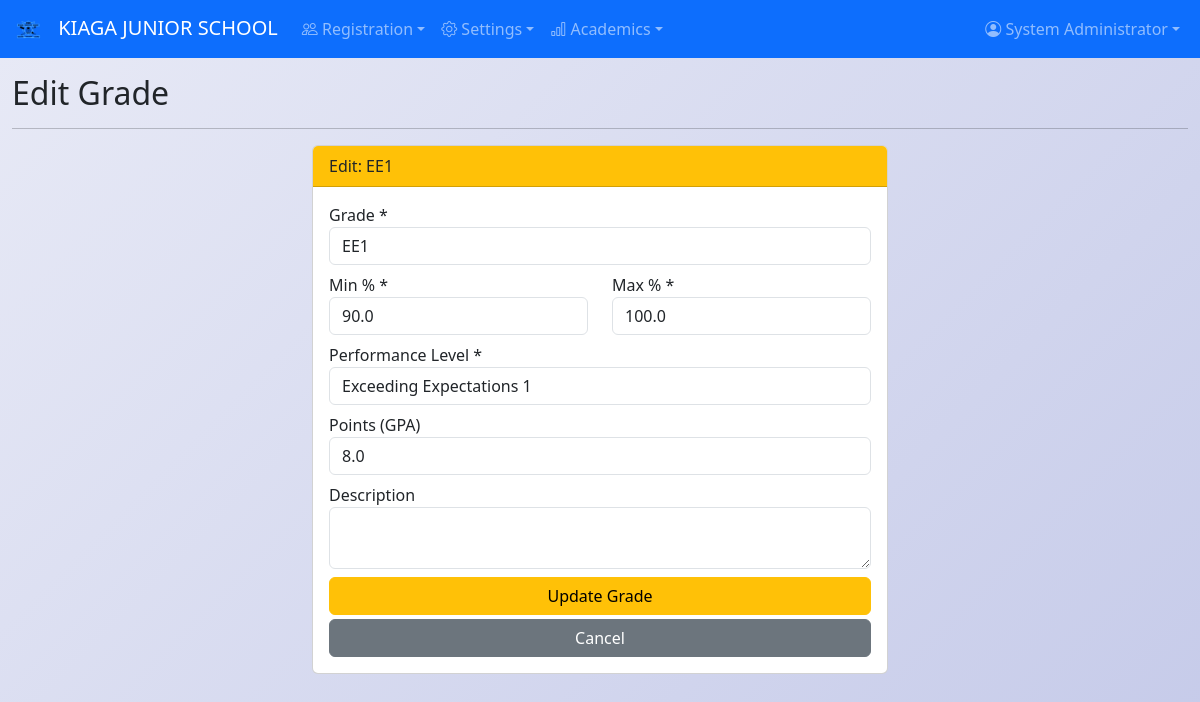
The app's page /grades/edit/1 (signed in) with its own data.
### app.py (models this page shows, shortened)
class SchoolSettings(db.Model):
    id = db.Column(db.Integer, primary_key=True)
    school_name = db.Column(db.String(200), nullable=False, default='My School')
    school_address = db.Column(db.Text, nullable=True)
    school_phone = db.Column(db.String(50), nullable=True)
    school_email = db.Column(db.String(120), nullable=True)
    school_motto = db.Column(db.String(200), nullable=True)
    principal_name = db.Column(db.String(100), nullable=True)
    principal_title = db.Column(db.String(100), nullable=True, default='Principal')
    city = db.Column(db.String(100), nullable=True)
    logo_url = db.Column(db.String(500), nullable=True)
    po_box = db.Column(db.String(100), nullable=True)
    term_begins = db.Column(db.String(20), nullable=True)
    closing_date = db.Column(db.String(20), nullable=True)

class User(UserMixin, db.Model):
    id = db.Column(db.Integer, primary_key=True)
    username = db.Column(db.String(80), unique=True, nullable=False)
    email = db.Column(db.String(120), unique=True, nullable=True)
    password_hash = db.Column(db.String(200), nullable=False)
    role = db.Column(db.String(20), nullable=False, default='Teacher')
    full_name = db.Column(db.String(100), nullable=False)
    created_at = db.Column(db.DateTime, default=datetime.utcnow)

class GradeSetting(db.Model):
    id = db.Column(db.Integer, primary_key=True)
    grade = db.Column(db.String(5), nullable=False)
    min_percentage = db.Column(db.Float, nullable=False)
    max_percentage = db.Column(db.Float, nullable=False)
    performance_level = db.Column(db.String(50), nullable=False)
    description = db.Column(db.String(200), nullable=True)
    points = db.Column(db.Float, nullable=True)

### app.py (the view, shortened to what this page needs)
@app.route('/grades/edit/<int:id>', methods=['GET', 'POST'])
@admin_required
def edit_grade(id):
    g = GradeSetting.query.get_or_404(id)
    return render_template('edit_grade.html', grade=g)

### app.py (called while the page is built)
def admin_required(f):
    @wraps(f)
    @login_required
    def wrap(*args, **kwargs):
        if current_user.role != 'Admin':
            flash('Access denied. Admin only.', 'danger')
            return redirect(url_for('dashboard'))
        return f(*args, **kwargs)
    return wrap

@login_manager.user_loader
def load_user(user_id):
    return User.query.get(int(user_id))

@app.context_processor
def inject_school_settings():
    s = SchoolSettings.query.first()
    if not s:
        s = SchoolSettings(school_name='My School')
        db.session.add(s)
        db.session.commit()
    gs = GradeSetting.query.order_by(GradeSetting.min_percentage.desc()).all()
    return dict(school=s, grade_settings=gs)

### templates/edit_grade.html
{% extends "base.html" %}{% block title %}- Edit Grade{% endblock %}{% block content %}
<h2>Edit Grade</h2><hr>
<div class="row"><div class="col-md-6 mx-auto">
<div class="card"><div class="card-header bg-warning">Edit: {{ grade.grade }}</div>
<div class="card-body">
<form method="POST">
<div class="mb-2"><label>Grade *</label><input type="text" name="grade" class="form-control" value="{{ grade.grade }}" required></div>
<div class="row mb-2"><div class="col"><label>Min % *</label><input type="number" name="min_percentage" class="form-control" value="{{ grade.min_percentage }}" step="0.01" required></div>
<div class="col"><label>Max % *</label><input type="number" name="max_percentage" class="form-control" value="{{ grade.max_percentage }}" step="0.01" required></div></div>
<div class="mb-2"><label>Performance Level *</label><input type="text" name="performance_level" class="form-control" value="{{ grade.performance_level }}" required></div>
<div class="mb-2"><label>Points (GPA)</label><input type="number" name="points" class="form-control" value="{{ grade.points or '' }}" step="0.5"></div>
<div class="mb-2"><label>Description</label><textarea name="description" class="form-control" rows="2">{{ grade.description or '' }}</textarea></div>
<button type="submit" class="btn btn-warning w-100">Update Grade</button>
<a href="{{ url_for('grades') }}" class="btn btn-secondary w-100 mt-1">Cancel</a>
</form></div></div></div></div>
{% endblock %}

### templates/base.html (shortened to what this page needs)
<!DOCTYPE html>
<html lang="en">
<head>
    <link href="https://cdn.jsdelivr.net/npm/bootstrap@5.3.2/dist/css/bootstrap.min.css" rel="stylesheet">
    <link rel="stylesheet" href="https://cdn.jsdelivr.net/npm/bootstrap-icons@1.11.2/font/bootstrap-icons.css">
</head>
<body>
{% if current_user.is_authenticated %}
<nav class="navbar navbar-expand-lg navbar-dark bg-primary no-print">
    <div class="container-fluid">
        <a class="navbar-brand" href="{{ url_for('dashboard') }}">
            {% if school.logo_url %}<img src="{{ school.logo_url }}" alt="Logo" style="height:30px;margin-right:8px;">{% else %}<i class="bi bi-mortarboard-fill"></i>{% endif %}
            {{ school.school_name }}
        </a>
        <div class="collapse navbar-collapse" id="navbarNav">
            <ul class="navbar-nav me-auto">
                <li class="nav-item dropdown">
                    <a class="nav-link dropdown-toggle" data-bs-toggle="dropdown" href="#"><i class="bi bi-people"></i> Registration</a>
                </li>
                <li class="nav-item dropdown">
                    <a class="nav-link dropdown-toggle" data-bs-toggle="dropdown" href="#"><i class="bi bi-gear"></i> Settings</a>
                </li>
                <li class="nav-item dropdown">
                    <a class="nav-link dropdown-toggle" data-bs-toggle="dropdown" href="#"><i class="bi bi-bar-chart"></i> Academics</a>
                </li>
            </ul>
            <ul class="navbar-nav">
                <li class="nav-item dropdown">
                    <a class="nav-link dropdown-toggle" data-bs-toggle="dropdown" href="#"><i class="bi bi-person-circle"></i> {{ current_user.full_name }}</a>
                </li>
            </ul>
        </div>
    </div>
</nav>
{% endif %}
<div class="container-fluid mt-2">{% block content %}{% endblock %}</div>
</body>
</html>

### templates/base.html (style rules this page uses)
body { background: linear-gradient(135deg, #e8eaf6 0%, #c5cae9 100%); min-height: 100vh; }

### records on screen
SchoolSettings: logo_url (picture), school_name "KIAGA JUNIOR SCHOOL"
User: full_name "System Administrator"
GradeSetting: grade "EE1", min_percentage "90.0", max_percentage "100.0", performance_level "Exceeding Expectations 1", points "8.0"
